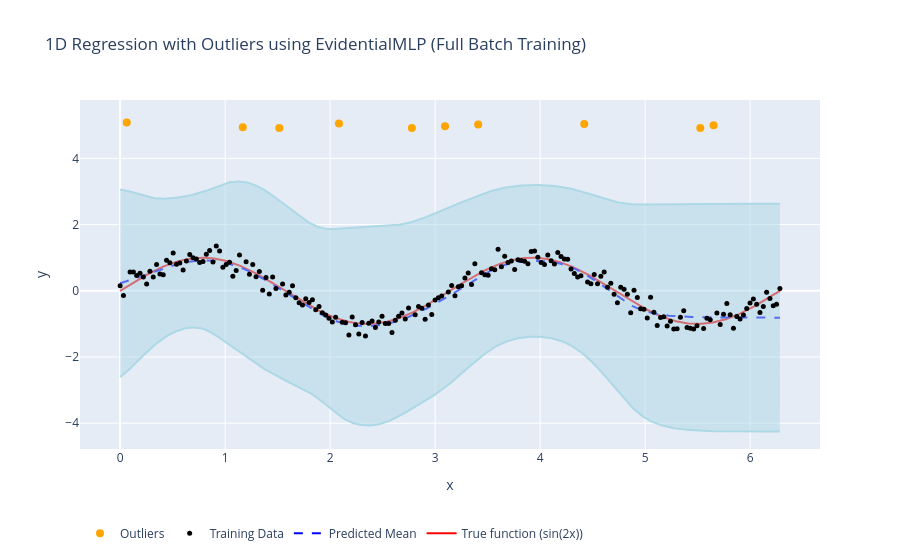

Notebook code for this chart:
### Code cell
import numpy as np
import torch

from _src import EvidentialMLP, train_ern

# Generate 1D dataset with outliers
x, y, y_true, outlier_indices = generate_1d_data(n=200, noise_std=0.2, outlier_ratio=0.05)
    
# Convert data to tensors
X_tensor = torch.tensor(x, dtype=torch.float32).reshape(-1, 1)
y_tensor = torch.tensor(y, dtype=torch.float32).reshape(-1, 1)
    
# # Initialize model with customized settings
# model_config = {
#     "input_dim": 1,
#     "output_dim": 1,
#     "hidden_units": [128, 128, 128],
#     "activations": ["tanh", "tanh", "tanh"],
#     "nig_coeff": 1e-5,
#     # "nig_coeff": 0,
#     # "nsu_coeff": 1e-3,
#     "nsu_coeff": 0,
#     "hovr_coeff": 1e-5,
#     # "hovr_coeff": 0,
#     "l2_coeff": 1e-3,
#     # "l2_coeff": 0,
# }
# Initialize model with customized settings
model_config = {
    "input_dim": 1,
    "output_dim": 1,
    "hidden_units": [128, 128, 128],
    "activations": ["tanh", "tanh", "tanh"],
    # "nig_coeff": 1e-5,
    "nig_coeff": 0,
    # "nsu_coeff": 1e-3,
    "nsu_coeff": 0,
    "hovr_coeff": 1e-5, 
    # "hovr_coeff": 0,
    # "l2_coeff": 1e-3,
    "l2_coeff": 0,
}
model = EvidentialMLP(**model_config)
    
# Train the model using full-batch gradient descent
train_ern(model, X_tensor, y_tensor, num_epochs=300, lr=0.01)
    
# Generate test data for plotting
x_test = np.linspace(0, 2 * np.pi, 1000)
y_true_test = np.sin(2 * x_test)
    
# Plot the results
plot_results(model, x_test, y_true_test, x, y, outlier_indices)

### Figure 1 — Plotly figure (JSON) as saved in the notebook; plotly's stock layout.template omitted (floating-point values rounded to 4 significant figures; data arrays with more than 128 entries replaced by an {"elided": "..."} marker saying what was removed)
{"data": [{"line": {"color": "red"}, "mode": "lines", "name": "True function (sin(2x))", "type": "scatter", "x": {"elided": "1000 float values"}, "y": {"elided": "1000 float values"}}, {"line": {"color": "blue", "dash": "dash"}, "mode": "lines", "name": "Predicted Mean", "type": "scatter", "x": {"elided": "1000 float values"}, "y": {"elided": "1000 float values"}}, {"line": {"color": "lightblue"}, "mode": "lines", "name": "Upper Bound (Mean + 2*Std)", "showlegend": false, "type": "scatter", "x": {"elided": "1000 float values"}, "y": {"elided": "1000 float values"}}, {"fill": "tonexty", "line": {"color": "lightblue"}, "mode": "lines", "name": "Lower Bound (Mean - 2*Std)", "showlegend": false, "type": "scatter", "x": {"elided": "1000 float values"}, "y": {"elided": "1000 float values"}}, {"marker": {"color": "black", "size": 5}, "mode": "markers", "name": "Training Data", "type": "scatter", "x": {"elided": "200 float values"}, "y": {"elided": "200 float values"}}, {"marker": {"color": "orange", "size": 8}, "mode": "markers", "name": "Outliers", "type": "scatter", "x": [5.525, 3.094, 3.41, 2.084, 2.778, 5.652, 0.06315, 1.516, 4.42, 1.168], "y": [4.918, 4.972, 5.02, 5.052, 4.914, 5.002, 5.085, 4.921, 5.04, 4.941]}], "layout": {"legend": {"orientation": "h", "x": 0, "y": -0.2}, "showlegend": true, "title": {"text": "1D Regression with Outliers using EvidentialMLP (Full Batch Training)"}, "xaxis": {"title": {"text": "x"}}, "yaxis": {"title": {"text": "y"}}}}
